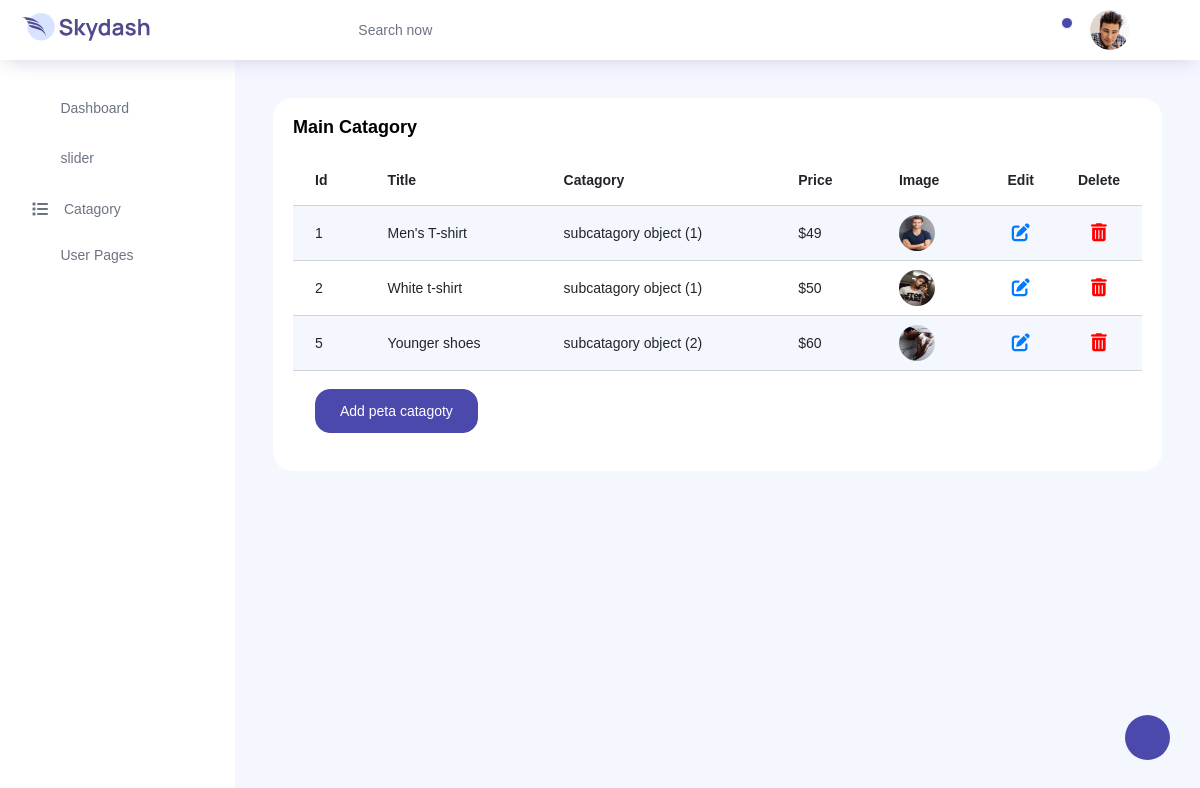
The page /petacat_table/ on the database its author committed.
### webapp/models.py (models this page shows)
class petacatgory(models.Model):
    title = models.CharField(max_length=300)
    catagory = models.ForeignKey(subcatagory,on_delete=models.CASCADE)
    price = models.IntegerField()
    image = models.FileField(upload_to="media/",default="")

class subcatagory(models.Model):
    name = models.CharField(max_length=100)

### webapp/views.py (the view)
# urls.py: path('petacat_table/',petacattale),
def petacattale(request):
    petad = petacatgory.objects.all()
    return render(request,'petacat-table.html',{'petad':petad})

### webapp/templates/petacat-table.html (shortened to what this page needs)
{% load static %}
<!DOCTYPE html>
<html lang="en">
<head>
  <link rel="stylesheet" href="https://site-assets.fontawesome.com/releases/v6.5.1/css/all.css">
  <link rel="stylesheet" href="{% static 'vendors/feather/feather.css' %}">
  <link rel="stylesheet" href="{% static 'vendors/ti-icons/css/themify-icons.css' %}">
  <link rel="stylesheet" href="{% static 'vendors/css/vendor.bundle.base.css' %}">
  <link rel="stylesheet" href="{% static 'css/vertical-layout-light/style.css' %}">
  <link rel="stylesheet" href="{% static 'vendors/select2-bootstrap-theme/select2-bootstrap.min.css' %}">
</head>
<body>
  <div class="container-scroller">
    <nav class="navbar col-lg-12 col-12 p-0 fixed-top d-flex flex-row">
      <div class="text-center navbar-brand-wrapper d-flex align-items-center justify-content-center">
        <a class="navbar-brand brand-logo mr-5" href="../../index.html"><img src="{% static 'images/logo.svg'%}" class="mr-2" alt="logo"/></a>
      </div>
      <div class="navbar-menu-wrapper d-flex align-items-center justify-content-end">
        <button class="navbar-toggler navbar-toggler align-self-center" type="button" data-toggle="minimize">
          <span class="icon-menu"></span>
        </button>
        <ul class="navbar-nav mr-lg-2">
          <li class="nav-item nav-search d-none d-lg-block">
            <div class="input-group">
              <div class="input-group-prepend hover-cursor" id="navbar-search-icon">
                <span class="input-group-text" id="search">
                  <i class="icon-search"></i>
                </span>
              </div>
              <input type="text" class="form-control" id="navbar-search-input" placeholder="Search now" aria-label="search" aria-describedby="search">
            </div>
          </li>
        </ul>
        <ul class="navbar-nav navbar-nav-right">
          <li class="nav-item dropdown">
            <a class="nav-link count-indicator dropdown-toggle" id="notificationDropdown" href="#" data-toggle="dropdown">
              <i class="icon-bell mx-0"></i>
              <span class="count"></span>
            </a>
          </li>
          <li class="nav-item nav-profile dropdown">
            <a class="nav-link dropdown-toggle" href="#" data-toggle="dropdown" id="profileDropdown">
              <img src="{% static 'images/faces/face28.jpg'%}" alt="profile"/>
            </a>
          </li>
          <li class="nav-item nav-settings d-none d-lg-flex">
            <a class="nav-link" href="#">
              <i class="icon-ellipsis"></i>
            </a>
          </li>
        </ul>
      </div>
    </nav>
    <div class="container-fluid page-body-wrapper">
      <div class="theme-setting-wrapper">
        <div id="settings-trigger"><i class="ti-settings"></i></div>
      </div>
      <nav class="sidebar sidebar-offcanvas" id="sidebar">
        <ul class="nav">
          <li class="nav-item">
            <a class="nav-link" href="/data/">
              <i class="icon-grid menu-icon"></i>
              <span class="menu-title">Dashboard</span>
            </a>
          </li>
          <li class="nav-item">
            <a class="nav-link" href="/slider">
              <i class="icon-columns menu-icon"></i>
              slider
            </a>
          </li>
          <li class="nav-item">
            <a class="nav-link" data-toggle="collapse" href="#ui-basic" aria-expanded="false" aria-controls="ui-basic">
              <i class="fa-solid fa-list menu-icon"></i>
              <span class="menu-title">Catagory</span>
              <i class="menu-arrow"></i>
            </a>
          </li>
          <li class="nav-item">
            <a class="nav-link" data-toggle="collapse" href="#auth" aria-expanded="false" aria-controls="auth">
              <i class="icon-head menu-icon"></i>
              <span class="menu-title">User Pages</span>
              <i class="menu-arrow"></i>
            </a>
          </li>
        </ul>
      </nav>
      <div class="main-panel">
        <div class="content-wrapper">
          <div class="row">
            <div class="col-lg-12 grid-margin stretch-card">
              <div class="card">
                <div class="card-body">
                  <h4 class="card-title">Main catagory</h4>
                  <div class="table-responsive">
                    <table class="table table-striped">
                      <thead>
                        <tr>
                          <th>
                            Id
                          </th>
                          <th>
                            Title
                          </th>
                          <th>
                            Catagory
                          </th>
                          <th>
                            Price
                          </th>
                          <th>
                            Image
                          </th>
                          <th style="width: 20px;">
                            Edit
                          </th>
                          <th style="width: 20px;">
                            Delete
                          </th>
                        </tr>
                      </thead>
                      <tbody>
                        {% for row in petad %}
                        <tr>
                          <td>{{row.id}}</td>
                          <td>{{row.title}}</td>
                          <td>{{row.catagory}}</td>
                          <td>${{row.price}}</td>
                          <td class="py-1">
                            <img src="/media/{{row.image}}" alt="image">
                          </td>
                          <td style="font-size: 18px;text-align: center;"><a href="/editpeta_catagory/{{row.id}}"><i class="fa-solid fa-pen-to-square"></i></a></td>
                          <td style="font-size: 18px;text-align: center;"><a href="/delpeta_catagory/{{row.id}}"><i class="fa-solid fa-trash-can" style="color: #ff0000;"></i></a></td>
                        </tr>
                        {% endfor %}
                        <tr>
                          <td colspan="7">
                            <button type="submit" class="btn btn-primary mr-2" value="Add" name="Add"><a href="/peta_catagory" style="color: white;text-decoration: none;">Add peta catagoty</a></button>
                          </td>
                        </tr>
                      </tbody>
                    </table>
                  </div>
                </div>
              </div>
            </div>
          </div>
        </div>
      </div>
    </div>
  </div>
</body>
</html>

### rows shown on the page
petacatgory: id "1", title "Men's T-shirt", catagory "subcatagory object (1)", price "49", image (picture)
petacatgory: id "2", title "White t-shirt", catagory "subcatagory object (1)", price "50", image (picture)
petacatgory: id "5", title "Younger shoes", catagory "subcatagory object (2)", price "60", image (picture)
